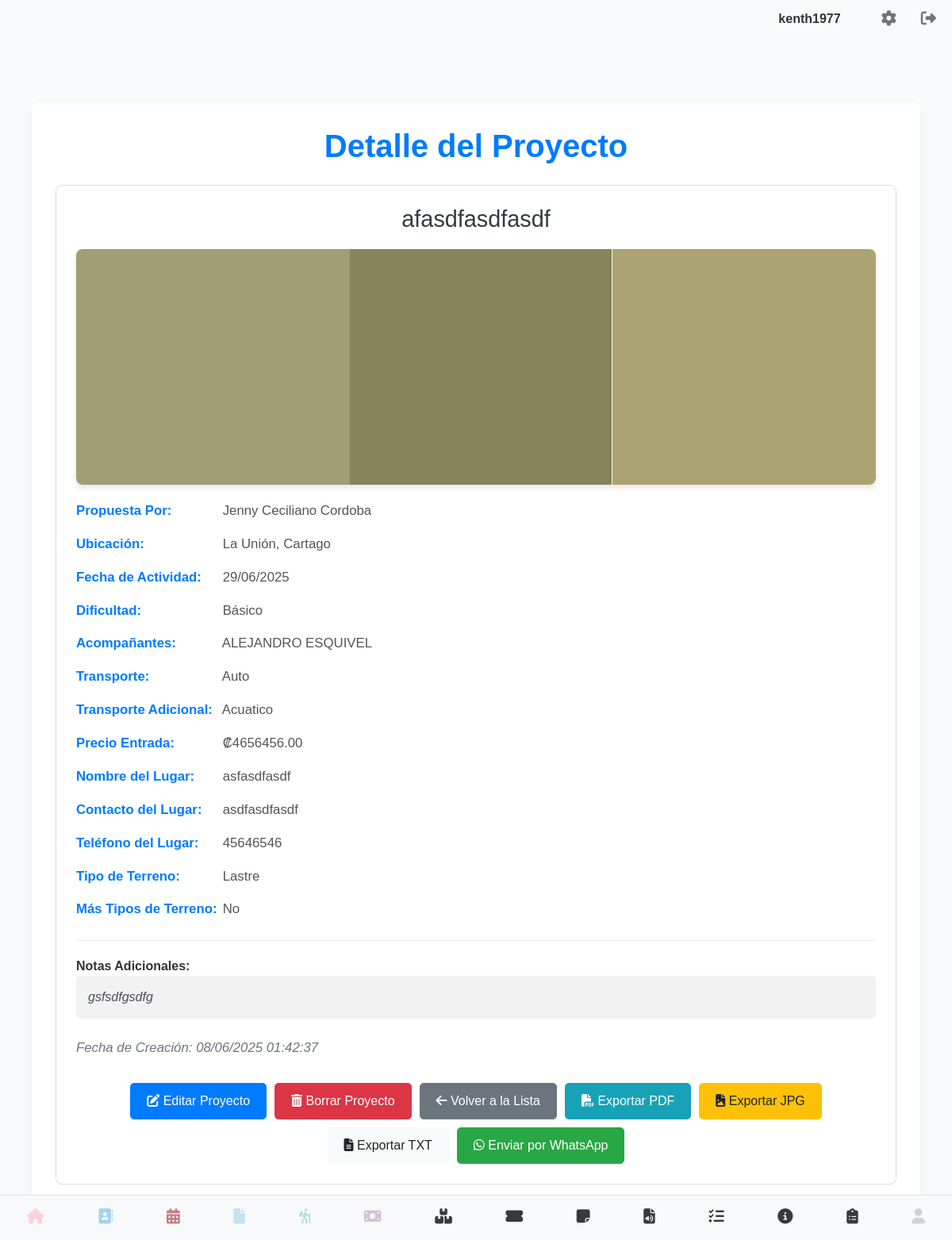
Screenshot of /proyectos/detalle_proyecto/2 (signed in) with the database file from the repository.
### models.py (models this page shows, shortened)
class User(UserMixin, db.Model):
    __tablename__ = 'users' # Nombre de la tabla es 'users'
    id = db.Column(db.Integer, primary_key=True)
    username = db.Column(db.String(80), unique=True, nullable=False)
    email = db.Column(db.String(120), unique=True, nullable=False)
    cedula = db.Column(db.String(20), unique=True, nullable=False)
    telefono = db.Column(db.String(20), nullable=False)
    password_hash = db.Column(db.String(128))
    image_filename = db.Column(db.String(255), nullable=True)
    @property
    def is_authenticated(self):
        return True

class GestorProyecto(db.Model):
    __tablename__ = 'gestor_proyectos'
    id = db.Column(db.Integer, primary_key=True)
    usuario_id = db.Column(db.Integer, db.ForeignKey('users.id'), nullable=False)
    nombre_proyecto = db.Column(db.String(255), nullable=False)
    imagen_proyecto = db.Column(db.String(255), nullable=True) # Ruta del archivo de imagen
    propuesta_por = db.Column(db.String(100), nullable=False) # Kenneth, Jenny, Invitado
    nombre_invitado = db.Column(db.String(255), nullable=True) # Solo si propuesta_por es 'Invitado'
    provincia = db.Column(db.String(100), nullable=False)
    canton = db.Column(db.String(100), nullable=False)
    fecha_actividad_propuesta = db.Column(db.Date, nullable=False)
    dificultad = db.Column(db.String(100), nullable=False)
    acompanantes = db.Column(db.Text, nullable=True) # Almacenar IDs de contactos como JSON/CSV
    transporte = db.Column(db.String(50), nullable=False)
    transporte_adicional = db.Column(db.String(50), nullable=True) # No aplica, Acuatico, Aereo
    precio_entrada = db.Column(db.Numeric(10, 2), nullable=True)
    nombre_lugar = db.Column(db.String(255), nullable=False)
    contacto_lugar = db.Column(db.String(255), nullable=True)
    telefono_lugar = db.Column(db.String(20), nullable=True)
    tipo_terreno = db.Column(db.String(100), nullable=False)
    mas_tipo_terreno = db.Column(db.Boolean, default=False)
    notas_adicionales = db.Column(db.Text, nullable=True)
    fecha_creacion = db.Column(db.DateTime, default=datetime.utcnow)
    usuario = db.relationship('User', backref=db.backref('gestor_proyectos', lazy=True))

### gestor.py (the view)
@gestor_bp.route('/detalle_proyecto/<int:id>')
@login_required
def detalle_proyecto(id):
    proyecto = GestorProyecto.query.filter_by(id=id, usuario_id=current_user.id).first_or_404()
    acompanantes_data = []
    if proyecto.acompanantes:
        acompanantes_ids = json.loads(proyecto.acompanantes)
        if not isinstance(acompanantes_ids, list):
            acompanantes_ids = [acompanantes_ids]
        acompanantes_objetos = Contacto.query.filter(
            Contacto.id.in_(acompanantes_ids),
            Contacto.usuario_id == current_user.id
        ).all()
        acompanantes_data = [f"{c.nombre} {c.primer_apellido or ''}" for c in acompanantes_objetos]
    return render_template('detalle_gestor.html', proyecto=proyecto, acompanantes_data=acompanantes_data)

### app.py (called while the page is built)
@login_manager.user_loader
def load_user(user_id):
    return User.query.get(int(user_id))

### templates/detalle_gestor.html (shortened to what this page needs)
{% extends 'base.html' %}
{% block content %}
<div class="container">
    <h1>Detalle del Proyecto</h1>
    <div class="project-detail-card">
        <h2>{{ proyecto.nombre_proyecto }}</h2>
        {% if proyecto.imagen_proyecto %}
            <img src="{{ url_for('static', filename='uploads/proyectos/' + proyecto.imagen_proyecto) }}" alt="Imagen del proyecto {{ proyecto.nombre_proyecto }}" class="project-image">
        {% else %}
            <img src="https://placehold.co/400x250/cccccc/333333?text=Sin+Imagen+Disponible" alt="Sin imagen disponible" class="project-image">
        {% endif %}
        <div class="detail-item">
            <strong>Propuesta Por:</strong> <span>{{ proyecto.propuesta_por }}
            </span>
        </div>
        <div class="detail-item">
            <strong>Ubicación:</strong> <span>{{ proyecto.canton }}, {{ proyecto.provincia }}</span>
        </div>
        <div class="detail-item">
            <strong>Fecha de Actividad:</strong> <span>{{ proyecto.fecha_actividad_propuesta.strftime('%d/%m/%Y') }}</span>
        </div>
        <div class="detail-item">
            <strong>Dificultad:</strong> <span>{{ proyecto.dificultad }}</span>
        </div>
        <div class="detail-item">
            <strong>Acompañantes:</strong>
            <span>
                {% if acompanantes_data %}
                    {{ acompanantes_data | join(', ') }}
                {% else %}
                    Ninguno
                {% endif %}
            </span>
        </div>
        <div class="detail-item">
            <strong>Transporte:</strong> <span>{{ proyecto.transporte }}</span>
        </div>
        <div class="detail-item">
            <strong>Transporte Adicional:</strong> <span>{{ proyecto.transporte_adicional }}</span>
        </div>
        <div class="detail-item">
            <strong>Precio Entrada:</strong> <span>₡{{ "%.2f" | format(proyecto.precio_entrada) if proyecto.precio_entrada is not none else 'N/A' }}</span>
        </div>
        <div class="detail-item">
            <strong>Nombre del Lugar:</strong> <span>{{ proyecto.nombre_lugar }}</span>
        </div>
        <div class="detail-item">
            <strong>Contacto del Lugar:</strong> <span>{{ proyecto.contacto_lugar or 'N/A' }}</span>
        </div>
        <div class="detail-item">
            <strong>Teléfono del Lugar:</strong> <span>{{ proyecto.telefono_lugar or 'N/A' }}</span>
        </div>
        <div class="detail-item">
            <strong>Tipo de Terreno:</strong> <span>{{ proyecto.tipo_terreno }}</span>
        </div>
        <div class="detail-item">
            <strong>Más Tipos de Terreno:</strong> <span>{{ 'Sí' if proyecto.mas_tipo_terreno else 'No' }}</span>
        </div>
        {% if proyecto.notas_adicionales %}
            <div class="notes-section">
                <strong>Notas Adicionales:</strong>
                <p>{{ proyecto.notas_adicionales }}</p>
            </div>
        {% endif %}
        <div class="detail-item text-muted text-end mt-4">
            <i>Fecha de Creación: {{ proyecto.fecha_creacion.strftime('%d/%m/%Y %H:%M:%S') }}</i>
        </div>
        <div class="action-buttons">
            <a href="{{ url_for('gestor.editar_proyecto', id=proyecto.id) }}" class="btn btn-primary">
                <i class="fas fa-edit"></i> Editar Proyecto
            </a>
            <form action="{{ url_for('gestor.borrar_proyecto', id=proyecto.id) }}" method="POST" onsubmit="return confirm('¿Estás seguro de que quieres borrar este proyecto?');">
                <button type="submit" class="btn btn-danger">
                    <i class="fas fa-trash-alt"></i> Borrar Proyecto
                </button>
            </form>
            <a href="{{ url_for('gestor.ver_proyectos') }}" class="btn btn-secondary">
                <i class="fas fa-arrow-left"></i> Volver a la Lista
            </a>
            <a href="{{ url_for('gestor.exportar_proyecto_pdf', id=proyecto.id) }}" class="btn btn-info">
                <i class="fas fa-file-pdf"></i> Exportar PDF
            </a>
            <a href="{{ url_for('gestor.exportar_proyecto_jpg', id=proyecto.id) }}" class="btn btn-warning">
                <i class="fas fa-file-image"></i> Exportar JPG
            </a>
            <a href="{{ url_for('gestor.exportar_proyecto_txt', id=proyecto.id) }}" class="btn btn-light">
                <i class="fas fa-file-alt"></i> Exportar TXT
            </a>
            <a href="{{ url_for('gestor.enviar_proyecto_whatsapp', id=proyecto.id) }}" class="btn btn-success" target="_blank">
                <i class="fab fa-whatsapp"></i> Enviar por WhatsApp
            </a>
        </div>
    </div>
</div>
{% endblock %}

### templates/base.html (shortened to what this page needs)
<!DOCTYPE html>
<html lang="es">
<head>
    <link rel="stylesheet" type="text/css" href="{{ url_for('static', filename='css/main.css') }}">
    <link rel="stylesheet" href="https://cdn.jsdelivr.net/npm/sweetalert2@11/dist/sweetalert2.min.css">
</head>
<body>
    <div class="contactos-container">
    {% if current_user.is_authenticated %}
        <div class="top-right">
            <span class="username-display">{{ current_user.username }}</span>
            <a href="{{ url_for('perfil') }}" class="gear-icon"><i class="fas fa-cog"></i></a>
            <a href="{{ url_for('logout') }}" class="logout-icon"><i class="fas fa-sign-out-alt"></i></a>
        </div>
    {% endif %}
</div>
<div class="container-block">
    {% block content %}
    {% endblock %}
</div>
{% include "navbar.html" %}
</body>
</html>

### static/css/base.css (style rules this page uses)
body { font-family: sans-serif; margin: 0; }
.container-block { margin-top:80px; padding: 20px; }
.top-right { position: absolute; top: 10px; right: 20px; display: flex; align-items: center; }
.gear-icon, .logout-icon { font-size: 24px; text-decoration: none; color: #333; margin-left: 15px; }
.username-display { margin-right: 20px; font-weight: bold; color: #333; }

### static/css/perfil.css (style rules this page uses)
body { font-family: sans-serif; margin: 20px; }

### static/css/listar_contacto.css (style rules this page uses)
.contactos-container { font-family: Arial, sans-serif; color: #333; }
.contactos-container .top-right { display: flex; justify-content: flex-end; align-items: center; gap: 1rem; padding-bottom: 1rem; }
.contactos-container .username-display { font-weight: bold; }
.contactos-container .gear-icon, .contactos-container .logout-icon { color: #6c757d; font-size: 1.2rem; text-decoration: none; }

### templates/detalle_gestor.html (style rules this page uses)
body { background-color: #f8f9fa; color: #333; }
.container { margin-top: 30px; background-color: #ffffff; padding: 30px; border-radius: 8px; box-shadow: 0 4px 8px rgba(0,0,0,0.05); }
h1 { color: #007bff; margin-bottom: 25px; text-align: center; font-weight: 600; }
.project-detail-card { border: 1px solid #e0e0e0; border-radius: 8px; padding: 25px; background-color: #fff; box-shadow: 0 2px 4px rgba(0,0,0,0.03); }
.project-detail-card h2 { color: #343a40; margin-bottom: 20px; font-size: 1.8rem; text-align: center; }
.detail-item { margin-bottom: 15px; font-size: 1.05rem; line-height: 1.6; }
.detail-item strong { color: #007bff; display: inline-block; min-width: 180px; }
.detail-item span { color: #555; }
.project-image { max-width: 100%; height: auto; border-radius: 8px; margin-bottom: 20px; box-shadow: 0 4px 8px rgba(0,0,0,0.1); display: block; margin-left: auto; margin-right: auto; }
.action-buttons { margin-top: 30px; display: flex; flex-wrap: wrap; gap: 10px; justify-content: center; }
.btn { padding: 10px 20px; font-size: 1rem; border-radius: 5px; transition: background-color 0.2s ease, border-color 0.2s ease; }
.btn-primary { background-color: #007bff; border-color: #007bff; }
.btn-success { background-color: #28a745; border-color: #28a745; }
.btn-info { background-color: #17a2b8; border-color: #17a2b8; }
.btn-warning { background-color: #ffc107; border-color: #ffc107; color: #212529; }
.btn-danger { background-color: #dc3545; border-color: #dc3545; }
.btn-light { background-color: #f8f9fa; border-color: #f8f9fa; color: #212529; }
.notes-section { margin-top: 25px; padding-top: 20px; border-top: 1px solid #eee; }
.notes-section p { background-color: #f2f2f2; padding: 15px; border-radius: 5px; font-style: italic; color: #495057; }

### rows the page displays
User: username "kenth1977"
GestorProyecto: nombre_proyecto "afasdfasdfasdf", imagen_proyecto (picture), propuesta_por "Jenny Ceciliano Cordoba", canton "La Unión", provincia "Cartago", fecha_actividad_propuesta "29/06/2025", dificultad "Básico", transporte "Auto", transporte_adicional "Acuatico", precio_entrada "4656456.00", nombre_lugar "asfasdfasdf", contacto_lugar "asdfasdfasdf", telefono_lugar "45646546", tipo_terreno "Lastre", mas_tipo_terreno "No", notas_adicionales "gsfsdfgsdfg", fecha_creacion "08/06/2025 01:42:37"

### other values shown
{{ acompanantes_data | join(', ') }} "ALEJANDRO ESQUIVEL"
